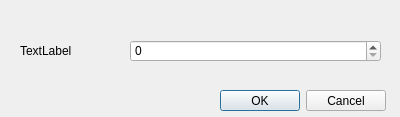
<?xml version="1.0" encoding="UTF-8"?>
<ui version="4.0">
 <class>increaseReduce</class>
 <widget class="QWidget" name="increaseReduce">
  <property name="geometry">
   <rect>
    <x>0</x>
    <y>0</y>
    <width>400</width>
    <height>117</height>
   </rect>
  </property>
  <property name="windowTitle">
   <string>Form</string>
  </property>
  <widget class="QDialogButtonBox" name="buttonBox">
   <property name="geometry">
    <rect>
     <x>220</x>
     <y>90</y>
     <width>166</width>
     <height>21</height>
    </rect>
   </property>
   <property name="standardButtons">
    <set>QDialogButtonBox::Cancel|QDialogButtonBox::Ok</set>
   </property>
  </widget>
  <widget class="QSpinBox" name="spinBox">
   <property name="geometry">
    <rect>
     <x>130</x>
     <y>40</y>
     <width>251</width>
     <height>22</height>
    </rect>
   </property>
  </widget>
  <widget class="QLabel" name="label">
   <property name="geometry">
    <rect>
     <x>20</x>
     <y>30</y>
     <width>101</width>
     <height>41</height>
    </rect>
   </property>
   <property name="text">
    <string>TextLabel</string>
   </property>
  </widget>
 </widget>
 <resources/>
 <connections>
  <connection>
   <sender>buttonBox</sender>
   <signal>clicked(QAbstractButton*)</signal>
   <receiver>spinBox</receiver>
   <slot>close()</slot>
   <hints>
    <hint type="sourcelabel">
     <x>302</x>
     <y>100</y>
    </hint>
    <hint type="destinationlabel">
     <x>255</x>
     <y>50</y>
    </hint>
   </hints>
  </connection>
 </connections>
</ui>
